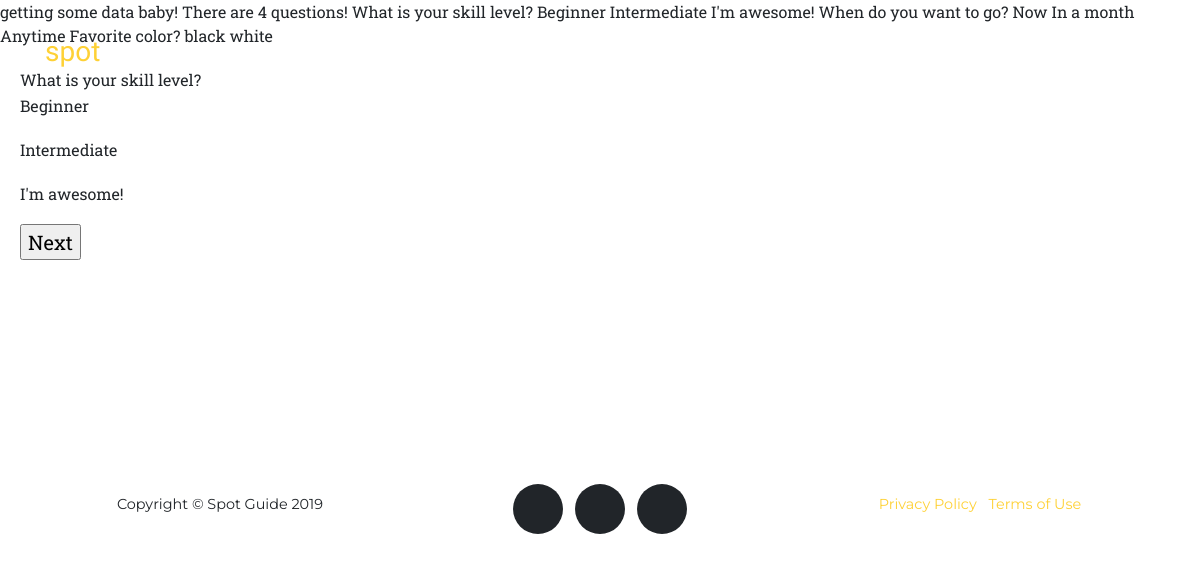
The page /embedded/ on the database its author committed.
### wizard/models.py (models this page shows, shortened)
class Question(models.Model):
    question = models.CharField(max_length=200)
    priority = models.CharField(max_length=200)

class Answer(models.Model):
    question = models.ForeignKey('Question', on_delete=models.SET_NULL, null=True)
    text = models.CharField(max_length=200)

### wizard/views.py (the view)
# urls.py: path('embedded/', views.embedded_wizard, name='embedded'),
def embedded_wizard(request):
    num_questions = Question.objects.count() + 1
    context = {'questions' : Question.objects.all().order_by('-priority'), 'num_questions' : num_questions}
    return render(request, 'embedded_wizard.html', context=context)

### wizard/templates/embedded_wizard.html
{% extends "base.html" %}
{% block content %}
{% include "embed.html" %}
{% endblock %}

### wizard/templates/embed.html (shortened to what this page needs)
{% if questions %}
getting some data baby!
There are {{ num_questions }} questions!
{% endif %}
{% for q in questions %}
	{{ q.question }}
	{% for answer in q.answer_set.all %}
		{{answer.text }}
	{% endfor %}
{% endfor %}
<div class="mycontainer">
  <div class="innerLiner" style="width:{{num_questions}}00%">
  {% for q in questions %}
	  <span class="box">
      {{ q.question }}
      {% for answer in q.answer_set.all %}
		 <p>{{answer.text }}</p>
	  {% endfor %}
      <input class="nextBtn" type="button" value="Next">
    </span>
  {% endfor %}
  </div>
</div>

### wizard/static/css/basic.css (style rules this page uses)
* { Box-sizing: Border-box }
.mycontainer { white-space: nowrap; overflow-x: hidden; width: 100%; }
.box { display: inline-block; padding: 20px; width: 50%; height: 411px; vertical-align: top; white-space: normal; }
.nextBtn { font-size: 20px; cursor: pointer; text-align: left; }

### wizard/static/css/agency.css (style rules this page uses)
body { --cta-color: #fed136; overflow-x: hidden; font-family: 'Roboto Slab', -apple-system, BlinkMacSystemFont, 'Segoe UI', Roboto, 'Helvetica Neue', Arial, sans-serif, 'Apple Color Emoji', 'Segoe UI Emoji', 'Segoe UI Symbol', 'Noto Color Emoji'; }
p { line-height: 1.75; }

### rows shown on the page
Question: question "What is your skill level?"
Answer: text "Beginner"
Answer: text "Intermediate"
Answer: text "I'm awesome!"
Question: question "When do you want to go?"
Answer: text "Now"
Answer: text "In a month"
Answer: text "Anytime"
Question: question "Favorite color?"
Answer: text "black"
Answer: text "white"

### other values the page prints
{{ num_questions }} "4"
